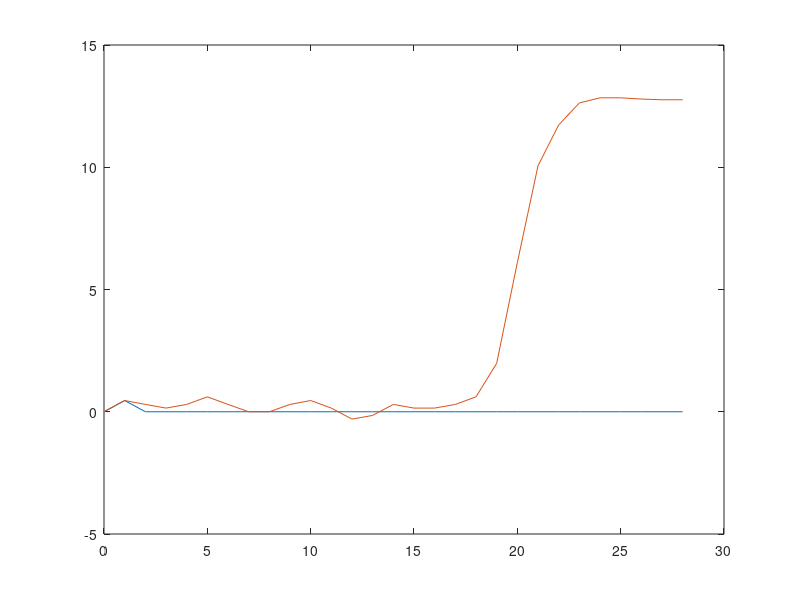

Write MATLAB code to recreate this figure.
%%  Continuous to discrete
clc;
lamda = 1.6;
w0= 0.6;
Gs=10  ;

Te=0.01;

%s=tf('s')
num=[3.6 0];
den = [1 1.92 0.36];%[1/(w0)^2 (2*lamda)/w0 1];
Gs = tf(num,den)
Gz = c2d(tf(num,den),Te,'zoh')


clear; clc;

y = [0 0.46 0.30 0.15 0.30 0.61 0.30 0.0 0.0 0.30 0.46 0.15 -0.30 -0.15 0.3 0.15 0.15 0.30 0.61 1.98 6.1 10.06 11.73 12.63 12.84 12.84 12.79 12.76 12.76];
u = [0 0 0 0 0 0 0 0 0 0 0 0 0 0 0 0 0 0 0.30 0.30 0.30 0.30 0.30 0.30 0.30 0.30 0.30 0.30 0.30];
t = [0:0.2:5.6];

N=length(y);
Phi= [ -y(2:N-1) -y(1:N-2) -u(2:N-1) -u(1:N-2)];
Y = y(3:N);
theta = [];

theta = Phi\Y%(Phi' * Phi) \ (Phi' * Y);

a1 = theta(1)
a0 = theta(2)
b1 = theta(3)
b0 = theta(4)

%% estimated value 
y_est = [];
y_est(1) = y(1);
y_est(2) = y(2);

for i=3:length(y)
    y_est(i) = -a1* y_est(i-1) - a0* y_est(i-2) + b1* u(i-1) + b0 * u(i-2);
end

figure;
plot(0:length(y)-1, y_est); hold on;
plot(0:length(y)-1, y)

%% Linear Regression Method


LSM = Phi \ y;
